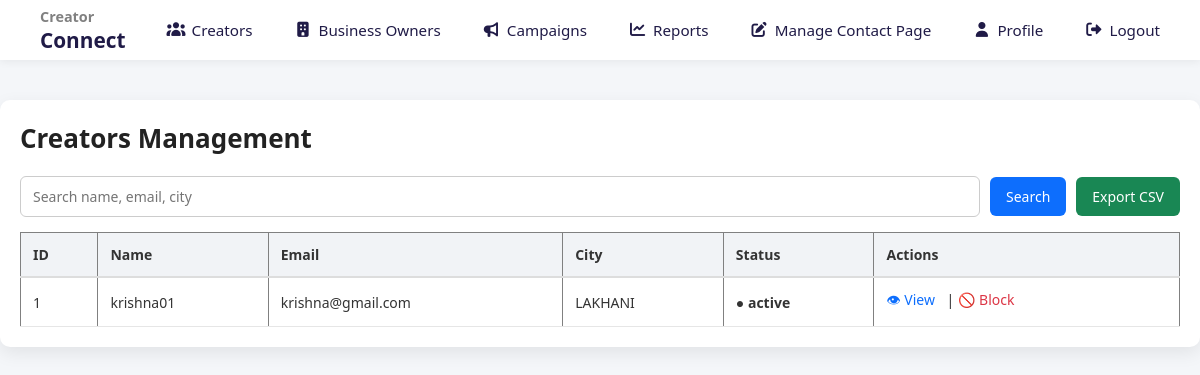
/Admin/admin_creators.php (signed in), run on the app's committed database.
### tables this page shows
CREATE TABLE IF NOT EXISTS `creators` (
  `creator_id` int NOT NULL AUTO_INCREMENT,
  `user_id` int NOT NULL,
  `full_name` varchar(100) DEFAULT NULL,
  `phone` varchar(15) DEFAULT NULL,
  `city` varchar(100) DEFAULT NULL,
  `social_handle` varchar(100) DEFAULT NULL,
  `created_at` timestamp NULL DEFAULT CURRENT_TIMESTAMP,
  PRIMARY KEY (`creator_id`),
  KEY `user_id` (`user_id`)
);

CREATE TABLE IF NOT EXISTS `users_login` (
  `UserId` int NOT NULL AUTO_INCREMENT,
  `UserType` varchar(20) NOT NULL,
  `Email` varchar(150) NOT NULL,
  `UserName` varchar(50) NOT NULL,
  `Password` varchar(255) DEFAULT NULL,
  `oauth_provider` varchar(50) DEFAULT NULL,
  `oauth_id` varchar(100) DEFAULT NULL,
  `force_password_change` tinyint(1) DEFAULT '0',
  `created_at` timestamp NULL DEFAULT CURRENT_TIMESTAMP,
  `Status` enum('active','blocked') DEFAULT 'active',
  `reset_token` varchar(255) DEFAULT NULL,
  `reset_token_expiry` datetime DEFAULT NULL,
  PRIMARY KEY (`UserId`),
  UNIQUE KEY `UserName` (`UserName`)
);

### Admin/admin_creators.php (the view, shortened to what this page needs)
<?php
require_once __DIR__ . '/../Common Files/config.php';
$search = trim($_GET['search'] ?? '');
$sql = "
SELECT
    u.UserId, u.Email, u.UserName, u.Status,
    c.full_name, c.phone, c.city
FROM users_login u
JOIN creators c ON u.UserId = c.user_id
WHERE u.UserType='creator'
";
$result = $conn->query($sql);
?>
<!DOCTYPE html>
<html>
<head>
    <link rel="stylesheet" href="admin_creators.css">
    <link rel="stylesheet"
          href="https://cdnjs.cloudflare.com/ajax/libs/font-awesome/7.0.0/css/all.min.css">
</head>
<body>
<?php include(__DIR__ . '/../Common Files/navbar.php'); ?>
<div class="main-content">
<h1>Creators Management</h1>
<form method="get" style="margin-bottom:15px;">
    <input type="text" name="search" placeholder="Search name, email, city"
           value="<?= htmlspecialchars($search) ?>">
    <button type="submit">Search</button>
    <a href="?export=1" class="btn">Export CSV</a>
</form>
<table border="1" width="100%" cellpadding="10">
<tr>
    <th>ID</th>
    <th>Name</th>
    <th>Email</th>
    <th>City</th>
    <th>Status</th>
    <th>Actions</th>
</tr>
<?php while($row = $result->fetch_assoc()): ?>
<tr>
    <td><?= $row['UserId'] ?></td>
    <td><?= htmlspecialchars($row['full_name']) ?></td>
    <td><?= htmlspecialchars($row['Email']) ?></td>
    <td><?= htmlspecialchars($row['city']) ?></td>
    <td><?= $row['Status'] ?></td>
    <td>
        <a href="admin_view_creator.php?id=<?= $row['UserId'] ?>">
            👁 View
        </a> |
        <a href="?toggle=<?= $row['UserId'] ?>"
           onclick="return confirm('Are you sure?')">
            <?= $row['Status']==='active' ? '🚫 Block' : '✅ Unblock' ?>
        </a>
    </td>
</tr>
<?php endwhile; ?>
</table>
</div>
</body>
</html>

### Admin/admin_creators.css (style rules this page uses)
* { box-sizing: border-box; font-family: 'Segoe UI', Tahoma, sans-serif; }
body { margin: 0; background: #f4f6f9; color: #333; }
.main-content { max-width: 1200px; margin: 30px auto; padding: 20px; background: #ffffff; border-radius: 10px; box-shadow: 0 6px 18px rgba(0,0,0,0.08); }
.main-content h1 { margin-bottom: 20px; font-size: 26px; color: #222; }
form { display: flex; gap: 10px; align-items: center; margin-bottom: 20px; }
form input[type="text"] { flex: 1; padding: 10px 12px; border-radius: 6px; border: 1px solid #ccc; font-size: 14px; }
form button { padding: 10px 16px; border: none; border-radius: 6px; background: #0d6efd; color: #fff; cursor: pointer; font-size: 14px; }
form .btn { padding: 10px 16px; border-radius: 6px; background: #198754; color: #fff; text-decoration: none; font-size: 14px; }
table { width: 100%; border-collapse: collapse; }
table th { background: #f1f3f6; text-align: left; padding: 12px; font-size: 14px; border-bottom: 2px solid #ddd; }
table td { padding: 12px; border-bottom: 1px solid #e6e6e6; font-size: 14px; }
td:nth-child(5) { font-weight: 600; }
td:nth-child(5)::before { content: '● '; }
td a { text-decoration: none; font-size: 14px; margin-right: 8px; }
td a:first-child { color: #0d6efd; }
td a:last-child { color: #dc3545; }

### Common Files/navbar.css (style rules this page uses)
* { margin: 0; padding: 0; box-sizing: border-box; font-family: "Segoe UI", sans-serif; }
body { padding-top: 70px; }

### data on the page
creators: user.UserId "1", full_name "krishna01", user.Email "krishna@gmail.com", city "LAKHANI", user.Status "active"
